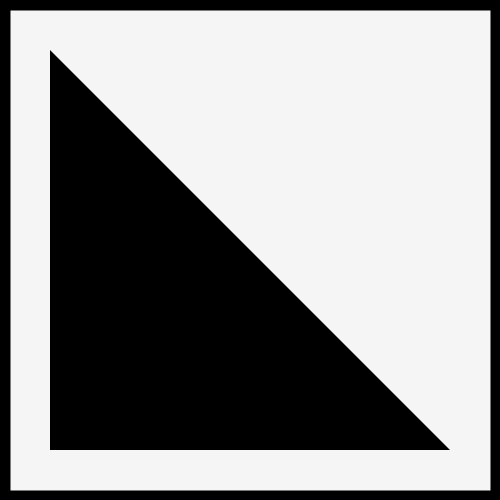
Frame 1 (no input)
Frame 60 (the mouse pressed at the canvas centre just before this capture): identical to frame 1, image omitted
Frame 120 (the mouse held since frame 60 and released just before this capture): identical to frame 1, image omitted

The Processing sketch that drew this single still picture (run headless with seeded random() and noise(); from frame 60 on, the mouse is pressed at the canvas centre):

// Processing sketch: ArtProject04_Shapes
// ── ArtProject04_Shapes.pde
float res;
int gridS;
//int option;
void setup() {
  size(500, 500);
  
  //option = 0;
  gridS = 1;
  res = 400/gridS;
  drawGrid();
}

void draw() {
}

void drawGrid() {
  background(#f5f5f5);
  noFill();
  strokeWeight(20);
  stroke(0);
  rect(0, 0, width, height);
  translate(50, 50);
  noStroke();
  fill(0);
  for (int i = 0; i < gridS; i++) {
    for (int j = 0; j < gridS; j++) {
      int option = int(random(7));
      switch(option) {
      case 0:
        ellipse((i+0.5)*res, (j+0.5)*res, .75*res, 0.75*res); // ellipse
        break;
      case 1:
        rect(i*res, j*res, res/2, res/2);
        rect((i+0.5)*res, (j+0.5)*res, res/2, res/2);
        break;
      case 2:
        rect((i+0.5)*res, j*res, res/2, res/2);
        rect(i*res, (j+0.5)*res, res/2, res/2);
        break;
      case 3:
        triangle(i*res, j*res, (i+1)*res, j*res, i*res, (j+1)*res);
        break;
      case 4:
        triangle(i*res, j*res, i*res, (j+1)*res, (i+1)*res, (j+1)*res);
        break;
      case 5:
        triangle(i*res, j*res, (i+1)*res, j*res, (i+1)*res, (j+1)*res);
        break;
      case 6:
        triangle((i+1)*res, j*res, (i+1)*res, (j+1)*res, i*res, (j+1)*res);
        break;
      }
    }
  }
}

void keyPressed() {
  if (keyCode == RIGHT) {
    gridS += 1;
    res = 400/gridS;
    drawGrid();
  } else if (keyCode == LEFT && gridS > 1) {
    gridS -= 1;
    res = 400/gridS;
    drawGrid();
  } else if(keyCode == ' '){
    save("ArtProject04_Shapes.png");
  }
  //if(keyCode == LEFT){
  //  option -= 1;
  //  if(option < 0){
  //    option += 7;
  //  }
  //} else if (keyCode == RIGHT){
  //  option = (option + 1)%7;
  //}
}
